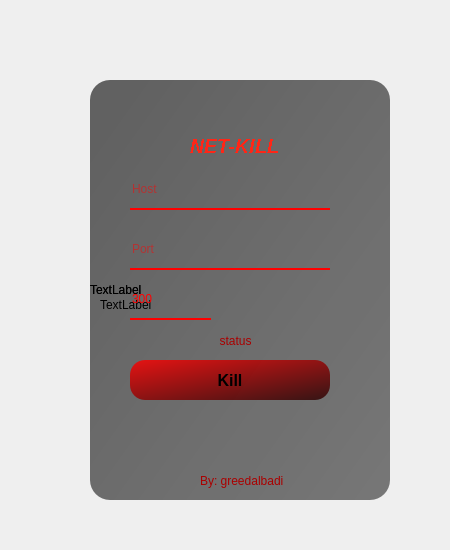
<?xml version="1.0" encoding="UTF-8"?>
<ui version="4.0">
 <class>Form</class>
 <widget class="QWidget" name="Form">
  <property name="geometry">
   <rect>
    <x>0</x>
    <y>0</y>
    <width>450</width>
    <height>550</height>
   </rect>
  </property>
  <property name="windowTitle">
   <string>Form</string>
  </property>
  <widget class="QWidget" name="widget" native="true">
   <property name="geometry">
    <rect>
     <x>50</x>
     <y>50</y>
     <width>370</width>
     <height>480</height>
    </rect>
   </property>
   <property name="styleSheet">
    <string notr="true">QPushButton#pushButton{
	background-color: qlineargradient(spread:pad, x1:0, y1:0, x2:1, y2:1, stop:0 rgba(255, 0, 0, 210), stop:1 rgba(40, 0, 0, 210));
	;
	
	
	
	color: rgb(0, 0, 0);
	border-radius: 15px;
}
QPushButton#pushButton:hover{
	background-color: qlineargradient(spread:pad, x1:0, y1:0, x2:1, y2:1, stop:0 rgba(255, 0, 0, 210), stop:1 rgba(40, 0, 0, 210));
	;
	
	
	
	color: rgb(0, 0, 0);
	border-radius: 5px;
}
QPushButton#pushButton:pressed{
	background-color: qlineargradient(spread:pad, x1:0, y1:0, x2:1, y2:1, stop:0 rgba(255, 0, 0, 210), stop:1 rgba(40, 0, 0, 210));
	;
	
	
	
	color: rgb(0, 0, 0);
	border-radius: 20px;
}</string>
   </property>
   <widget class="QLabel" name="label">
    <property name="geometry">
     <rect>
      <x>40</x>
      <y>30</y>
      <width>300</width>
      <height>420</height>
     </rect>
    </property>
    <property name="styleSheet">
     <string notr="true">border-image: url(:/images/images/background.jpg);
border-image: url(:/images/images/background.png);
border-radius:20px;</string>
    </property>
    <property name="text">
     <string>TextLabel</string>
    </property>
   </widget>
   <widget class="QLabel" name="label_2">
    <property name="geometry">
     <rect>
      <x>40</x>
      <y>30</y>
      <width>300</width>
      <height>420</height>
     </rect>
    </property>
    <property name="styleSheet">
     <string notr="true">border-radius:20px;
background-color: qlineargradient(spread:pad, x1:0, y1:0, x2:1, y2:1, stop:0 rgba(0, 0, 0, 153), stop:1 rgba(0, 0, 0, 128));</string>
    </property>
    <property name="text">
     <string>TextLabel</string>
    </property>
   </widget>
   <widget class="QLabel" name="label_3">
    <property name="geometry">
     <rect>
      <x>50</x>
      <y>60</y>
      <width>280</width>
      <height>390</height>
     </rect>
    </property>
    <property name="text">
     <string>TextLabel</string>
    </property>
   </widget>
   <widget class="QLineEdit" name="lineEdit">
    <property name="geometry">
     <rect>
      <x>80</x>
      <y>120</y>
      <width>200</width>
      <height>40</height>
     </rect>
    </property>
    <property name="statusTip">
     <string/>
    </property>
    <property name="styleSheet">
     <string notr="true">background-color:rgba(0,0,0,0);
border:none;
border-bottom: 2px solid rgba(255, 0, 0, 255);
color: rgb(255, 0, 0);
pedding-bottom:11px;</string>
    </property>
    <property name="inputMask">
     <string/>
    </property>
    <property name="placeholderText">
     <string extracomment="Host\ip\address">Host</string>
    </property>
   </widget>
   <widget class="QLineEdit" name="lineEdit_2">
    <property name="geometry">
     <rect>
      <x>80</x>
      <y>180</y>
      <width>200</width>
      <height>40</height>
     </rect>
    </property>
    <property name="styleSheet">
     <string notr="true">background-color:rgba(0,0,0,0);
border:none;
border-bottom: 2px solid rgba(255, 0, 0, 255);
color: rgb(255, 0, 0);
pedding-bottom:11px;</string>
    </property>
    <property name="inputMask">
     <string/>
    </property>
    <property name="placeholderText">
     <string extracomment="Server open port">Port</string>
    </property>
   </widget>
   <widget class="QPushButton" name="pushButton">
    <property name="geometry">
     <rect>
      <x>80</x>
      <y>310</y>
      <width>200</width>
      <height>40</height>
     </rect>
    </property>
    <property name="font">
     <font>
      <pointsize>12</pointsize>
      <weight>75</weight>
      <bold>true</bold>
     </font>
    </property>
    <property name="text">
     <string>Kill</string>
    </property>
   </widget>
   <widget class="QLabel" name="label_4">
    <property name="geometry">
     <rect>
      <x>150</x>
      <y>410</y>
      <width>111</width>
      <height>41</height>
     </rect>
    </property>
    <property name="styleSheet">
     <string notr="true">color: rgb(255, 255, 255);
color: rgb(170, 0, 0);</string>
    </property>
    <property name="text">
     <string>By: greedalbadi</string>
    </property>
   </widget>
   <widget class="QLabel" name="label_5">
    <property name="geometry">
     <rect>
      <x>140</x>
      <y>70</y>
      <width>111</width>
      <height>51</height>
     </rect>
    </property>
    <property name="font">
     <font>
      <pointsize>15</pointsize>
      <weight>75</weight>
      <italic>true</italic>
      <bold>true</bold>
      <underline>false</underline>
      <strikeout>false</strikeout>
      <stylestrategy>NoAntialias</stylestrategy>
      <kerning>true</kerning>
     </font>
    </property>
    <property name="toolTip">
     <string extracomment="BY: greedalbadi"/>
    </property>
    <property name="styleSheet">
     <string notr="true">color: rgb(255, 38, 23);</string>
    </property>
    <property name="text">
     <string>NET-KILL</string>
    </property>
   </widget>
   <widget class="QLineEdit" name="lineEdit_3">
    <property name="geometry">
     <rect>
      <x>80</x>
      <y>230</y>
      <width>81</width>
      <height>40</height>
     </rect>
    </property>
    <property name="font">
     <font>
      <weight>50</weight>
      <bold>false</bold>
     </font>
    </property>
    <property name="styleSheet">
     <string notr="true">background-color:rgba(0,0,0,0);
border:none;
border-bottom: 2px solid rgba(255, 0, 0, 255);
color: rgb(255, 0, 0);
pedding-bottom:11px;</string>
    </property>
    <property name="inputMask">
     <string/>
    </property>
    <property name="text">
     <string>300</string>
    </property>
    <property name="placeholderText">
     <string extracomment="number of threads">Threads</string>
    </property>
   </widget>
   <widget class="QLabel" name="label_6">
    <property name="geometry">
     <rect>
      <x>130</x>
      <y>270</y>
      <width>111</width>
      <height>41</height>
     </rect>
    </property>
    <property name="toolTip">
     <string extracomment="status"/>
    </property>
    <property name="layoutDirection">
     <enum>Qt::LeftToRight</enum>
    </property>
    <property name="styleSheet">
     <string notr="true">color: rgb(255, 255, 255);
color: rgb(170, 0, 0);</string>
    </property>
    <property name="text">
     <string>status</string>
    </property>
    <property name="textFormat">
     <enum>Qt::AutoText</enum>
    </property>
    <property name="scaledContents">
     <bool>true</bool>
    </property>
    <property name="alignment">
     <set>Qt::AlignCenter</set>
    </property>
    <property name="wordWrap">
     <bool>false</bool>
    </property>
   </widget>
  </widget>
 </widget>
 <resources>
  <include location="res.qrc"/>
 </resources>
 <connections/>
</ui>
